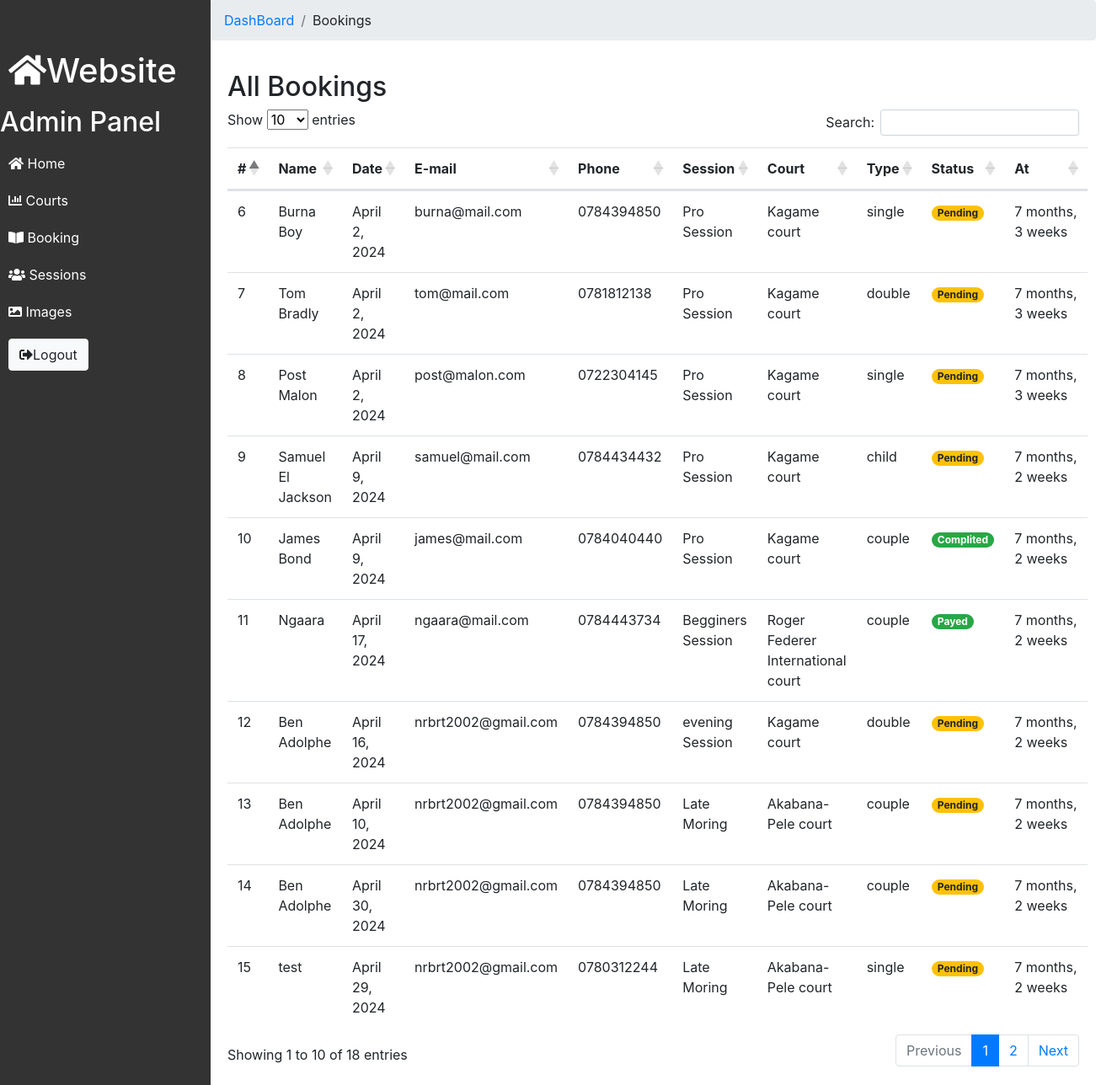
Before: /dashboard/bookings (signed in) with the older database file.
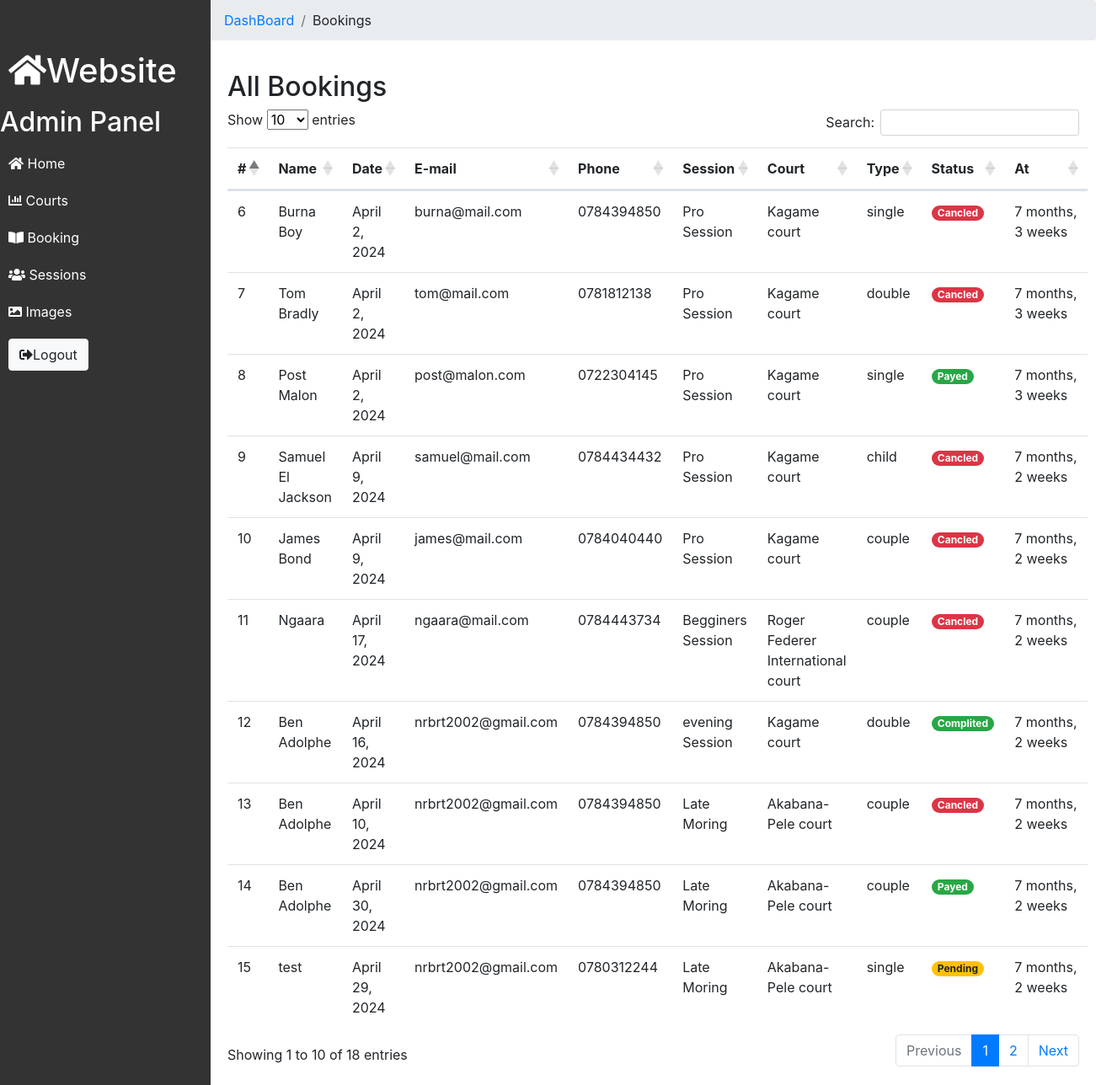
After: the same page with the newer database file.
### App/models.py (models this page shows, shortened)
class Booking(models.Model):
    date = models.DateField()
    session_id = models.ForeignKey(Sessions, on_delete=models.CASCADE)
    court_id = models.ForeignKey(Court, on_delete=models.CASCADE)
    type = models.CharField(max_length=50, choices=BOOK_TYPE)
    name = models.CharField(max_length=50)
    email = models.EmailField(null=True, blank=True)
    phone = models.CharField(max_length=10, validators=[RegexValidator(PHONE_REGEX, 'Phone number must start with 07 and have 8 digits')])
    status = models.CharField(max_length=10, choices=STATUS, default='pendig')
    created_at = models.DateTimeField(auto_now_add=True)
    updated_at = models.DateTimeField(auto_now=True)
    class Meta:
        ordering = ['-date']

class Sessions(models.Model):
    name = models.CharField(max_length=50, unique=True)
    startTime = models.TimeField()
    endTime = models.TimeField()
    price = models.PositiveIntegerField()
    isTainer = models.BooleanField(default=False)
    created_at = models.DateTimeField(auto_now_add=True)
    updated_at = models.DateTimeField(auto_now=True)
    class Meta:
        ordering = ['-created_at']
    def __str__(self):
        return self.name

class Court(models.Model):
    name = models.CharField(max_length=50, unique=True)
    court_type = models.CharField(max_length=20, choices=COURT_TYPES)
    court_location = models.CharField(max_length=20, choices=COURT_LOCATION)
    has_lighting = models.BooleanField(default=False)
    is_available = models.BooleanField(default=True)
    pre_image = models.ImageField(upload_to='img/upload', null=False)
    description = models.TextField(null=True);
    created_at = models.DateTimeField(auto_now_add=True)
    updated_at = models.DateTimeField(auto_now=True)
    class Meta:
        ordering = ['-created_at']
    def __str__(self):
        return self.name

### App/views.py (the view)
# urls.py: path('dashboard/bookings', views.bookings, name="admin-bookings"),
@login_required
def bookings(request):
   bookings = Booking.objects.all()
   context = {'bookings': bookings}
   return render(request, 'admin/admin-bookings.html', context)

### App/templates/App/admin/admin-bookings.html (shortened to what this page needs)
{% include 'includes/admin-header.html' %}
{% include 'includes/admin-nav.html' %}
<div class="content" style="padding: 0px;">
    <nav aria-label="breadcrumb">
        <ol class="breadcrumb">
            <li class="breadcrumb-item"><a href="{% url 'dashboard' %}">DashBoard</a></li>
            <li class="breadcrumb-item">Bookings</li>
        </ol>
    </nav>
    <div style="padding: 20px;">
        <h2>All Bookings</h2>
        <table class="table table-hover" id="myTable">
            <thead>
                <tr>
                    <th>#</th>
                    <th>Name</th>
                    <th>Date</th>
                    <th>E-mail</th>
                    <th>Phone</th>
                    <th>Session</th>
                    <th>Court</th>
                    <th>Type</th>
                    <th>Status</th>
                    <th>At</th>
                </tr>
            </thead>
            <tbody>
                {% for booking in bookings %}
            <tr>
                <td>{{booking.id}}</td>
                <td>{{booking.name}}</td>
                <td>{{booking.date}}</td>
                <td>{{booking.email}}</td>
                <td>{{booking.phone}}</td>
                <td>{{booking.session_id}}</td>
                <td>{{booking.court_id}}</td>
                <td>{{booking.type}}</td>
                {%if booking.status == "pendig" %}
                <td><span class="badge badge-pill badge-warning">Pending</span></td>
                {% elif booking.status == "paid" %}
                <td><span class="badge badge-pill badge-success">Payed</span></td>
                {% elif booking.status == "done" %}
                <td><span class="badge badge-pill badge-success">Complited</span></td>
                {% elif booking.status == "cancled" %}
                <td><span class="badge badge-pill badge-danger">Cancled</span></td>
                {% endif %}
                <td>{{booking.created_at | timesince}}</td>
            </tr>
            {% endfor%}
            </tbody>
        </table>
    </div>
</div>
{% include 'includes/admin-footer.html' %}

Changed rows visible on the page:
changed Booking "April 30, 2024": status "Pending" → "Payed"
changed Booking "Ngaara": status "Payed" → "Cancled"
changed Booking "April 16, 2024": status "Pending" → "Complited"
changed Booking "April 10, 2024": status "Pending" → "Cancled"
changed Booking "Samuel El Jackson": status "Pending" → "Cancled"
changed Booking "James Bond": status "Complited" → "Cancled"
changed Booking "Burna Boy": status "Pending" → "Cancled"
changed Booking "Tom Bradly": status "Pending" → "Cancled"
changed Booking "Post Malon": status "Pending" → "Payed"
